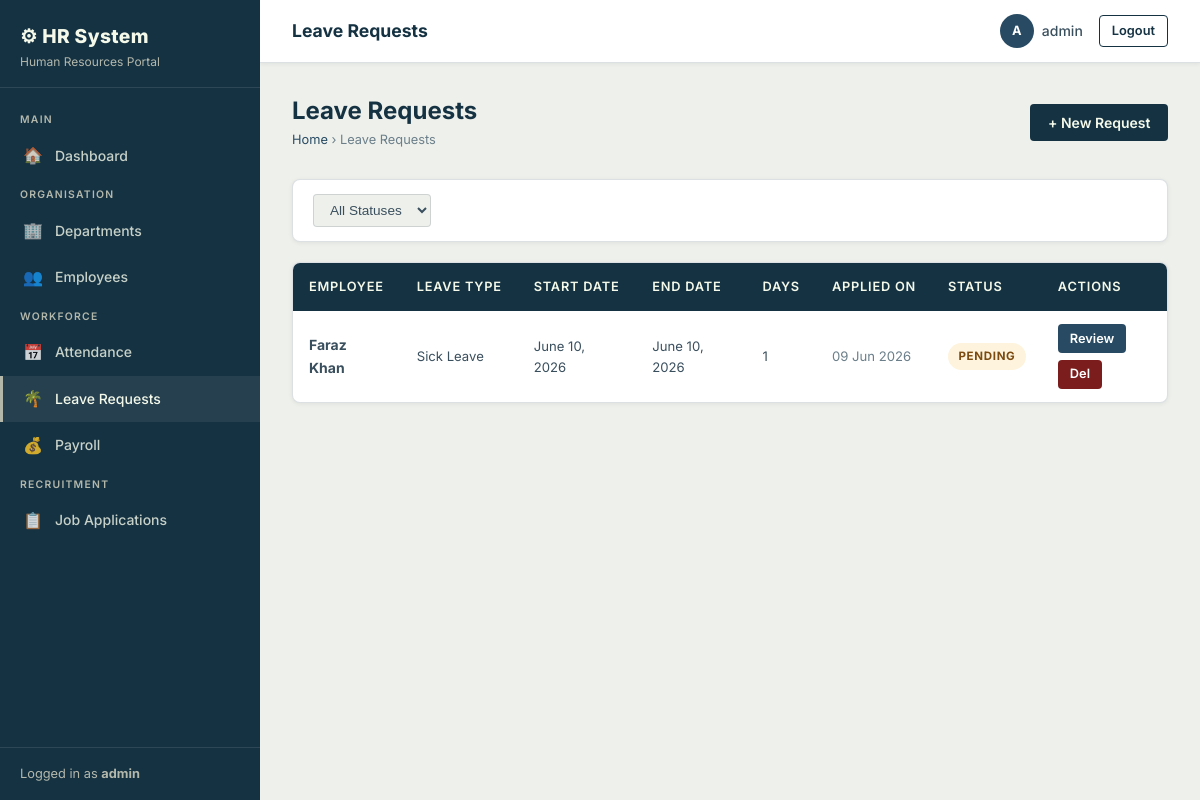
Screenshot of /leaves/ (signed in) with the database file from the repository.
### employees/models.py (models this page shows, shortened)
class LeaveRequest(models.Model):
    LEAVE_TYPE_CHOICES = [
        ('annual', 'Annual Leave'),
        ('sick', 'Sick Leave'),
        ('casual', 'Casual Leave'),
        ('maternity', 'Maternity Leave'),
        ('paternity', 'Paternity Leave'),
        ('unpaid', 'Unpaid Leave'),
    ]
    STATUS_CHOICES = [
        ('pending', 'Pending'),
        ('approved', 'Approved'),
        ('rejected', 'Rejected'),
        ('cancelled', 'Cancelled'),
    ]
    employee = models.ForeignKey(Employee, on_delete=models.CASCADE, related_name='leave_requests')
    leave_type = models.CharField(max_length=15, choices=LEAVE_TYPE_CHOICES)
    start_date = models.DateField()
    end_date = models.DateField()
    reason = models.TextField()
    status = models.CharField(max_length=10, choices=STATUS_CHOICES, default='pending')
    applied_on = models.DateTimeField(auto_now_add=True)
    reviewed_by = models.ForeignKey(
        User, null=True, blank=True, on_delete=models.SET_NULL, related_name='reviewed_leaves'
    )
    review_comment = models.TextField(blank=True)
    reviewed_on = models.DateTimeField(null=True, blank=True)
    def total_days(self):
        return (self.end_date - self.start_date).days + 1

class Employee(models.Model):
    GENDER_CHOICES = [('M', 'Male'), ('F', 'Female'), ('O', 'Other')]
    STATUS_CHOICES = [('active', 'Active'), ('inactive', 'Inactive'), ('on_leave', 'On Leave')]
    user = models.OneToOneField(User, on_delete=models.CASCADE, null=True, blank=True)
    employee_id = models.CharField(max_length=20, unique=True)
    first_name = models.CharField(max_length=100)
    last_name = models.CharField(max_length=100)
    email = models.EmailField(unique=True)
    phone = models.CharField(max_length=20, blank=True)
    gender = models.CharField(max_length=1, choices=GENDER_CHOICES, blank=True)
    date_of_birth = models.DateField(null=True, blank=True)
    address = models.TextField(blank=True)
    department = models.ForeignKey(Department, on_delete=models.SET_NULL, null=True, blank=True, related_name='employees')
    designation = models.CharField(max_length=100, blank=True)
    date_joined = models.DateField()
    status = models.CharField(max_length=10, choices=STATUS_CHOICES, default='active')
    created_at = models.DateTimeField(auto_now_add=True)
    def full_name(self):
        return f"{self.first_name} {self.last_name}"

### employees/views.py (the view)
# urls.py: path('leaves/', views.leave_list, name='leave_list'),
@login_required
def leave_list(request):
    leaves = LeaveRequest.objects.select_related('employee').order_by('-applied_on')
    status_filter = request.GET.get('status')
    if status_filter:
        leaves = leaves.filter(status=status_filter)
    return render(request, 'employees/leave_list.html', {
        'leaves': leaves, 'status_filter': status_filter
    })

### employees/templates/employees/leave_list.html (shortened to what this page needs)
{% extends 'employees/base.html' %}
{% block page_title %}Leave Requests{% endblock %}
{% block content %}
<div class="page-header">
  <div>
    <h2>Leave Requests</h2>
    <div class="breadcrumb"><a href="{% url 'dashboard' %}">Home</a> › Leave Requests</div>
  </div>
  <a href="{% url 'leave_create' %}" class="btn btn-primary">+ New Request</a>
</div>
<form method="get" class="filter-bar">
  <select name="status" onchange="this.form.submit()">
    <option value="">All Statuses</option>
  </select>
</form>
<div class="table-wrapper">
  <table>
    <thead>
      <tr>
        <th>Employee</th>
        <th>Leave Type</th>
        <th>Start Date</th>
        <th>End Date</th>
        <th>Days</th>
        <th>Applied On</th>
        <th>Status</th>
        <th>Actions</th>
      </tr>
    </thead>
    <tbody>
      {% for leave in leaves %}
      <tr>
        <td class="fw-bold">{{ leave.employee.full_name }}</td>
        <td class="text-sm">{{ leave.get_leave_type_display }}</td>
        <td class="text-sm">{{ leave.start_date }}</td>
        <td class="text-sm">{{ leave.end_date }}</td>
        <td class="text-sm">{{ leave.total_days }}</td>
        <td class="text-sm text-muted">{{ leave.applied_on|date:"d M Y" }}</td>
        <td><span class="badge badge-{{ leave.status }}">{{ leave.get_status_display }}</span></td>
        <td>
          <div class="btn-group">
            {% if leave.status == 'pending' %}
              <a href="{% url 'leave_review' leave.pk %}" class="btn btn-secondary btn-sm">Review</a>
            {% endif %}
            <a href="{% url 'leave_delete' leave.pk %}" class="btn btn-danger btn-sm">Del</a>
          </div>
        </td>
      </tr>
      {% endfor %}
    </tbody>
  </table>
</div>
{% endblock %}

### employees/templates/employees/base.html (shortened to what this page needs)
{% load static %}
<!DOCTYPE html>
<html lang="en">
<head>
  <link rel="stylesheet" href="{% static 'css/hr.css' %}">
</head>
<body>
<div class="app-shell">
  <aside class="sidebar" id="sidebar">
    <div class="sidebar-brand">
      <h1>⚙ HR System</h1>
      <span>Human Resources Portal</span>
    </div>
    <nav class="sidebar-nav">
      <div class="nav-section-label">Main</div>
      <a href="{% url 'dashboard' %}" class="{% if request.resolver_match.url_name == 'dashboard' %}active{% endif %}">
        <span class="nav-icon">🏠</span> Dashboard
      </a>
      <div class="nav-section-label">Organisation</div>
      <a href="{% url 'department_list' %}" class="{% if 'department' in request.resolver_match.url_name %}active{% endif %}">
        <span class="nav-icon">🏢</span> Departments
      </a>
      <a href="{% url 'employee_list' %}" class="{% if 'employee' in request.resolver_match.url_name %}active{% endif %}">
        <span class="nav-icon">👥</span> Employees
      </a>
      <div class="nav-section-label">Workforce</div>
      <a href="{% url 'attendance_list' %}" class="{% if 'attendance' in request.resolver_match.url_name %}active{% endif %}">
        <span class="nav-icon">📅</span> Attendance
      </a>
      <a href="{% url 'leave_list' %}" class="{% if 'leave' in request.resolver_match.url_name %}active{% endif %}">
        <span class="nav-icon">🌴</span> Leave Requests
      </a>
      <a href="{% url 'payroll_list' %}" class="{% if 'payroll' in request.resolver_match.url_name %}active{% endif %}">
        <span class="nav-icon">💰</span> Payroll
      </a>
      <div class="nav-section-label">Recruitment</div>
      <a href="{% url 'application_list' %}" class="{% if 'application' in request.resolver_match.url_name %}active{% endif %}">
        <span class="nav-icon">📋</span> Job Applications
      </a>
    </nav>
    <div class="sidebar-footer">
      {% if request.user.is_authenticated %}
        Logged in as <strong>{{ request.user.username }}</strong>
      {% endif %}
    </div>
  </aside>
  <div class="main-content">
    <header class="topbar">
      <div class="d-flex align-center gap-sm">
        <span class="topbar-title">{% block page_title %}Dashboard{% endblock %}</span>
      </div>
      <div class="topbar-actions">
        <div class="topbar-user">
          <div class="avatar-circle">{{ request.user.username|first|upper }}</div>
          <span>{{ request.user.username }}</span>
        </div>
        <a href="{% url 'logout' %}" class="btn btn-outline btn-sm">Logout</a>
      </div>
    </header>
    <main class="page-content">
      {% block content %}{% endblock %}
    </main>
  </div>
</div>
</body>
</html>

### rows the page displays
LeaveRequest: employee.full_name "Faraz Khan", leave_type "Sick Leave", start_date "June 10, 2026", end_date "June 10, 2026", total_days "1", applied_on "09 Jun 2026", status "PENDING", shows "Review"

### other values shown
{{ request.user.username }} "admin"
{{ request.user.username|first|upper }} "A"
